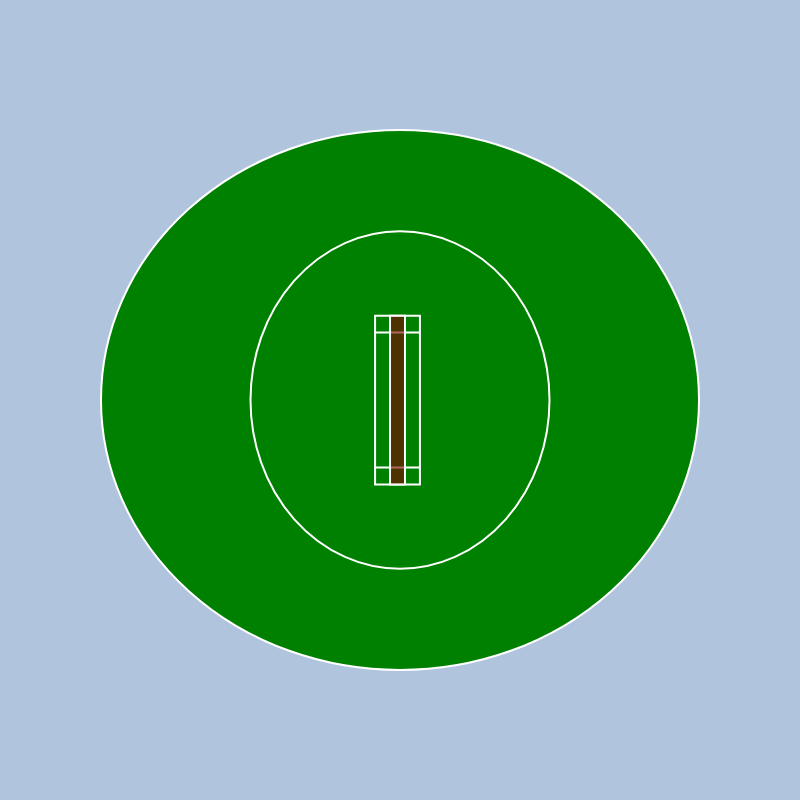

The notebook cell saved with this chart:
### Code cell
import plotly.graph_objects as go

fig = go.Figure()
fig.add_trace(go.Scatter(x=[0,600], y=[0,800],mode='none'))

fig.update_xaxes(
    showticklabels=False,
    showgrid=False,
    zeroline=False,
)

fig.update_yaxes(
    showticklabels=False,
    showgrid=False,
    zeroline=False,
)

fig.add_shape(type="circle",
    line_color="white", fillcolor="green",
    x0=0, y0=0, x1=600, y1=800
)
fig.add_shape(type="circle",
    line_color="white", fillcolor="green",
    x0=150, y0=150, x1=450, y1=650
)
fig.add_shape(type="rect",
    line_color="white", fillcolor="green",
    x0=275, y0=275, x1=320, y1=525
)

fig.add_shape(type="line",
    line_color="white", fillcolor="green",
    x0=275, y0=500, x1=320, y1=500
)

fig.add_shape(type="line",
    line_color="white", fillcolor="green",
    x0=275, y0=300, x1=320, y1=300
)

fig.add_shape(type="rect",
    line_color="white", fillcolor="rgba(128, 0, 0,0.6)",
    x0=290, y0=275, x1=305, y1=525
)



fig.update_layout(
    autosize=False,
    width=800,
    height=800,
    margin=dict(
        l=100,
        r=100,
        b=100,
        t=100,
        pad=4
    ),
    paper_bgcolor="LightSteelBlue",
    plot_bgcolor= 'rgba(0,0,0,0)'
)
fig.show()

### Figure 1 — Plotly figure (JSON) as saved in the notebook; plotly's stock layout.template omitted (floating-point values rounded to 4 significant figures)
{"data": [{"mode": "none", "type": "scatter", "x": [0, 600], "y": [0, 800]}], "layout": {"autosize": false, "height": 800, "margin": {"b": 100, "l": 100, "pad": 4, "r": 100, "t": 100}, "paper_bgcolor": "LightSteelBlue", "plot_bgcolor": "rgba(0,0,0,0)", "shapes": [{"fillcolor": "green", "line": {"color": "white"}, "type": "circle", "x0": 0, "x1": 600, "y0": 0, "y1": 800}, {"fillcolor": "green", "line": {"color": "white"}, "type": "circle", "x0": 150, "x1": 450, "y0": 150, "y1": 650}, {"fillcolor": "green", "line": {"color": "white"}, "type": "rect", "x0": 275, "x1": 320, "y0": 275, "y1": 525}, {"fillcolor": "green", "line": {"color": "white"}, "type": "line", "x0": 275, "x1": 320, "y0": 500, "y1": 500}, {"fillcolor": "green", "line": {"color": "white"}, "type": "line", "x0": 275, "x1": 320, "y0": 300, "y1": 300}, {"fillcolor": "rgba(128, 0, 0,0.6)", "line": {"color": "white"}, "type": "rect", "x0": 290, "x1": 305, "y0": 275, "y1": 525}], "width": 800, "xaxis": {"showgrid": false, "showticklabels": false, "zeroline": false}, "yaxis": {"showgrid": false, "showticklabels": false, "zeroline": false}}}
